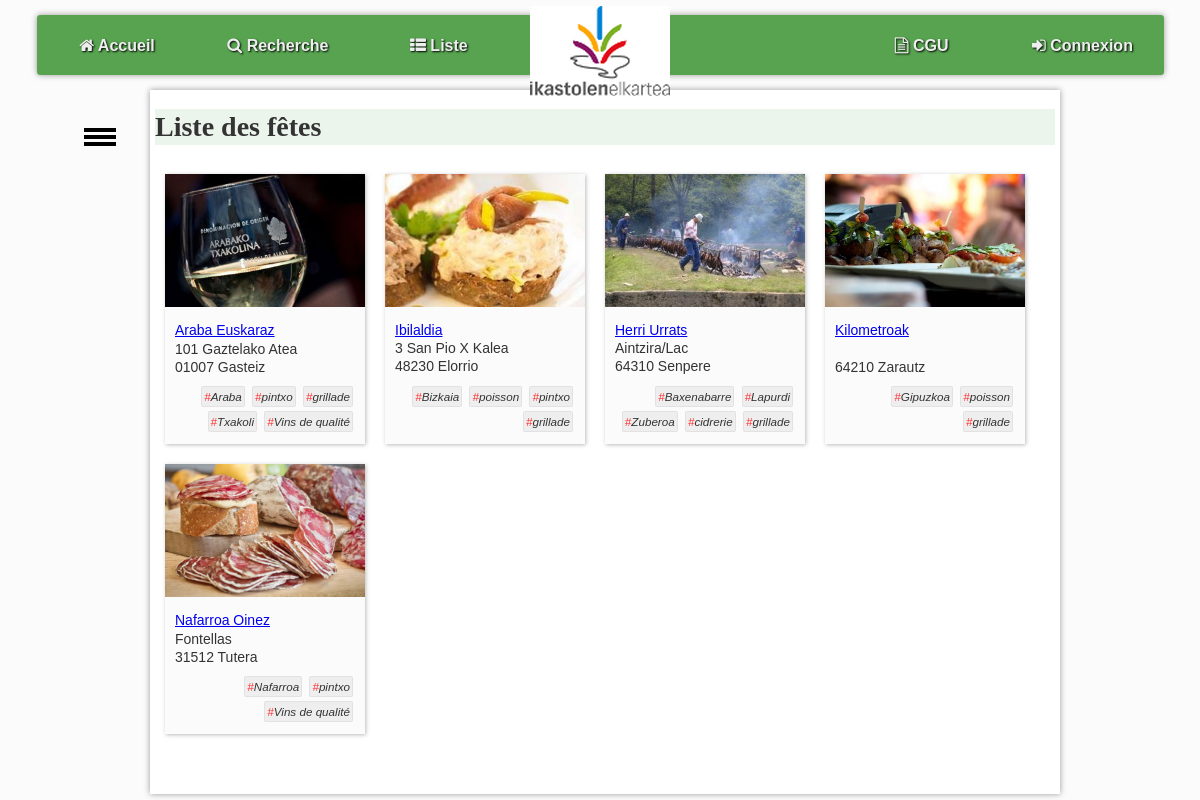
Screenshot of /?action=liste with the database file from the repository.
### tables this page shows
CREATE TABLE `fete` (
  `idF` bigint(20) NOT NULL,
  `nomF` varchar(255) DEFAULT NULL,
  `numAdrF` varchar(20) DEFAULT NULL,
  `voieAdrF` varchar(255) DEFAULT NULL,
  `cpF` char(5) DEFAULT NULL,
  `villeF` varchar(255) DEFAULT NULL,
  `latitudeDegF` float DEFAULT NULL,
  `longitudeDegF` float DEFAULT NULL,
  `descF` text,
  `horairesF` text
);

CREATE TABLE `photo` (
  `idP` bigint(20) NOT NULL,
  `cheminP` varchar(255) DEFAULT NULL,
  `idF` bigint(20) DEFAULT NULL
);

CREATE TABLE `typeGastronomie` (
  `idTG` bigint(20) NOT NULL,
  `libelleTG` varchar(255) DEFAULT NULL
);

### index.php (called while the page is built, shortened)
<?php
include "getRacine.php";
if (isset($_GET["action"])){
    $action = $_GET["action"];
}
else{
    $action = "defaut";
}
$fichier = controleurPrincipal($action);
include "$racine/controleur/$fichier";

### modele/bd.fete.inc.php (called while the page is built, shortened)
<?php
function getFetes() {
    $resultat = array();
    try {
        $cnx = connexionPDO();
        $req = $cnx->prepare("select * from fete");
        $req->execute();
        while ($ligne = $req->fetch(PDO::FETCH_ASSOC)) {
            $resultat[] = $ligne;
        }
    } catch (PDOException $e) {
        print "Erreur !: " . $e->getMessage();
        die();
    }
    return $resultat;
}

### modele/bd.photo.inc.php (called while the page is built, shortened)
<?php
function getPhotosByidF($idF) {
    $resultat = array();
    try {
        $cnx = connexionPDO();
        $req = $cnx->prepare("select * from photo where idF=:idF");
        $req->bindValue(':idF', $idF, PDO::PARAM_INT);
        $req->execute();
        $resultat = $req->fetchAll(PDO::FETCH_ASSOC);
    } catch (PDOException $e) {
        print "Erreur !: " . $e->getMessage();
        die();
    }
    return $resultat;
}

### modele/bd.typeGastronomie.inc.php (called while the page is built, shortened)
<?php
function getTypesGastronomieByidF($idF){
    $resultat = array();
    try {
        $cnx = connexionPDO();
        $req = $cnx->prepare("select typeGastronomie.* from typeGastronomie,proposer where typeGastronomie.idTG = proposer.idTG and proposer.idF = :idF");
        $req->bindValue(':idF', $idF, PDO::PARAM_INT);
        $req->execute();
        while ($ligne = $req->fetch(PDO::FETCH_ASSOC)) {
            $resultat[] = $ligne;
        }
    } catch (PDOException $e) {
        print "Erreur !: " . $e->getMessage();
        die();
    }
    return $resultat;
}

### vue/vueListeFetes.php (the view)
<h1>Liste des fêtes</h1>
<?php
for ($i = 0; $i < count($listeFetes); $i++) {
    ?>
    <?php
    $lesTypesGastronomie = getTypesGastronomieByidF($listeFetes[$i]['idF']);
    $lesPhotos = getPhotosByidF($listeFetes[$i]['idF']);
    ?>
    <div class="card">
        <div class="photoCard">
            <?php if (count($lesPhotos) > 0) { ?>
                <img src="photos/<?= $lesPhotos[0]["cheminP"] ?>" alt="photo de la fête"/>
            <?php } ?>
        </div>
        <div class="descrCard"><?php echo "<a href='./?action=detail&idF=" . $listeFetes[$i]['idF'] . "'>" . $listeFetes[$i]['nomF'] . "</a>"; ?>
            <br/>
            <?= $listeFetes[$i]["numAdrF"] ?>
            <?= $listeFetes[$i]["voieAdrF"] ?>
            <br/>
            <?= $listeFetes[$i]["cpF"] ?>
            <?= $listeFetes[$i]["villeF"] ?>
        </div>
        <div class="tagCard">
            <ul id="tagFood">
                <?php for ($j = 0; $j < count($lesTypesGastronomie); $j++) { ?>
                    <li class="tag"><span class="tag">#</span><?= $lesTypesGastronomie[$j]["libelleTG"] ?></li>
                <?php } ?>
            </ul>
        </div>
    </div>
    <?php
}
?>

### assets/css/base.css (style rules this page uses)
:root { --largeurPage: 900px; --largeurMenuCont : 200px; --margeCalc: calc((100% - var(--largeurPage)) / 2); --margeMenuHaut : 15px; --hauteurMenuGene:60px; --coulA1:#5A7694; --coulA2:#D7E5ED; --coulB1:#566459; --coulB2:#90974A; --coulC:#CDBCA0; --fondC:#fcfbfb; --padding_cote:5px; }
body { font-family: Arial; color : #333; font-size : 14px; line-height : 1.3; scroll-behavior: smooth; background-color : var(--fondC); }

### assets/css/cgu.css (style rules this page uses)
h1,h2,h3,h4 { font-family: Futura; background-color : rgba(69, 153, 62, 0.1); }

### assets/css/corps.css (style rules this page uses)
#tagFood { display:inline-block; padding-left : 0px; font-style: italic; font-size: smaller; margin : 0px; }
li.tag { display:inline-block; border:1px solid rgba(0,0,0,0.05); background-color:rgba(0,0,0,0.05); padding:2px; margin:2px; border-radius: 2px; }
span.tag { color:rgb(255,50,50); }
div.card { position : relative; width:180px; height : 250px; float:left; padding:10px; margin : 10px; background-color : var(--fondC); box-shadow: 1px 1px 4px #bbb; }
div.photoCard>img { position : relative; top:-10px; left : -10px; max-width : 200px; max-height: 140px; }
div.descrCard { position : relative; top:0px; }
div.tagCard { position:absolute; bottom:10px; width : 180px; text-align: right; }

### rows the page displays
fete: photo.cheminP (picture), nomF "Araba Euskaraz", numAdrF "101", voieAdrF "Gaztelako Atea", cpF "01007", villeF "Gasteiz"
typegastronomie: libelleTG "Araba"
typegastronomie: libelleTG "pintxo"
typegastronomie: libelleTG "grillade"
typegastronomie: libelleTG "Txakoli"
typegastronomie: libelleTG "Vins de qualité"
fete: photo.cheminP (picture), nomF "Ibilaldia", numAdrF "3", voieAdrF "San Pio X Kalea", cpF "48230", villeF "Elorrio"
typegastronomie: libelleTG "Bizkaia"
typegastronomie: libelleTG "poisson"
fete: photo.cheminP (picture), nomF "Herri Urrats", voieAdrF "Aintzira/Lac", cpF "64310", villeF "Senpere"
typegastronomie: libelleTG "Baxenabarre"
typegastronomie: libelleTG "Lapurdi"
typegastronomie: libelleTG "Zuberoa"
typegastronomie: libelleTG "cidrerie"
fete: photo.cheminP (picture), nomF "Kilometroak", cpF "64210", villeF "Zarautz"
typegastronomie: libelleTG "Gipuzkoa"
fete: photo.cheminP (picture), nomF "Nafarroa Oinez", voieAdrF "Fontellas", cpF "31512", villeF "Tutera"
typegastronomie: libelleTG "Nafarroa"
